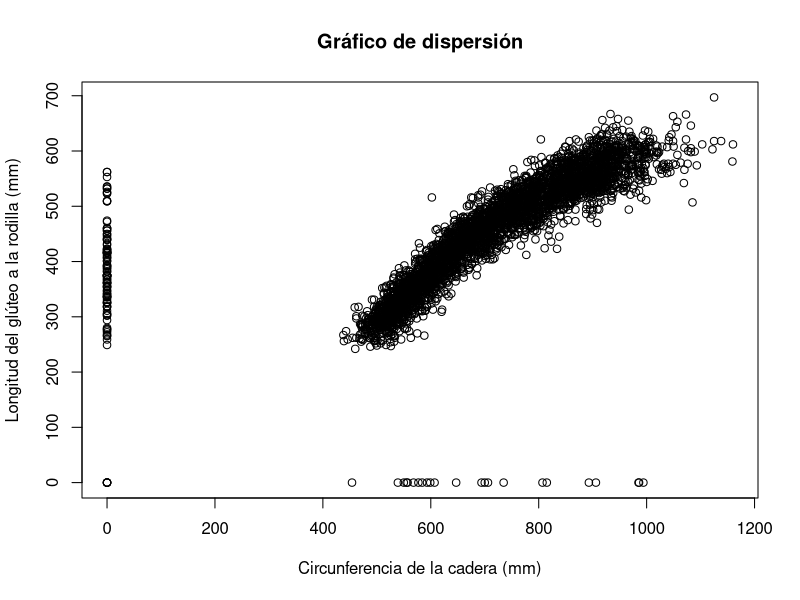
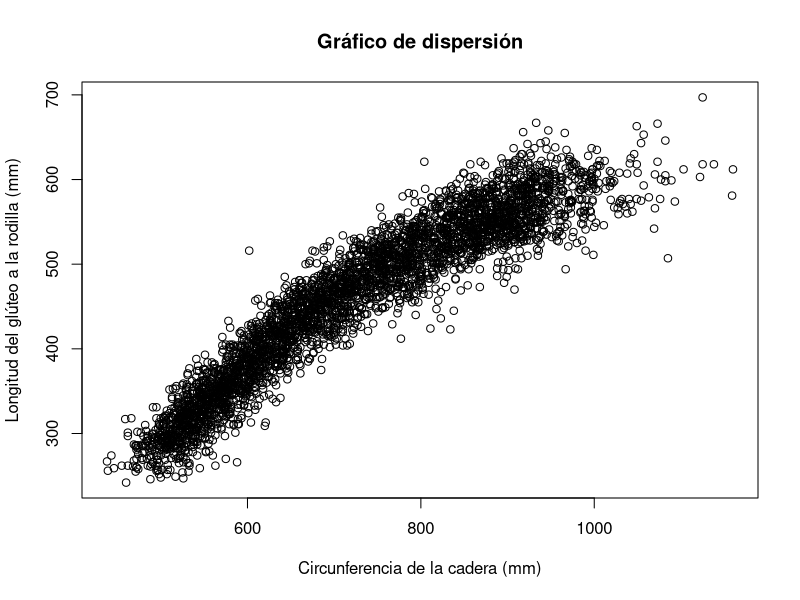
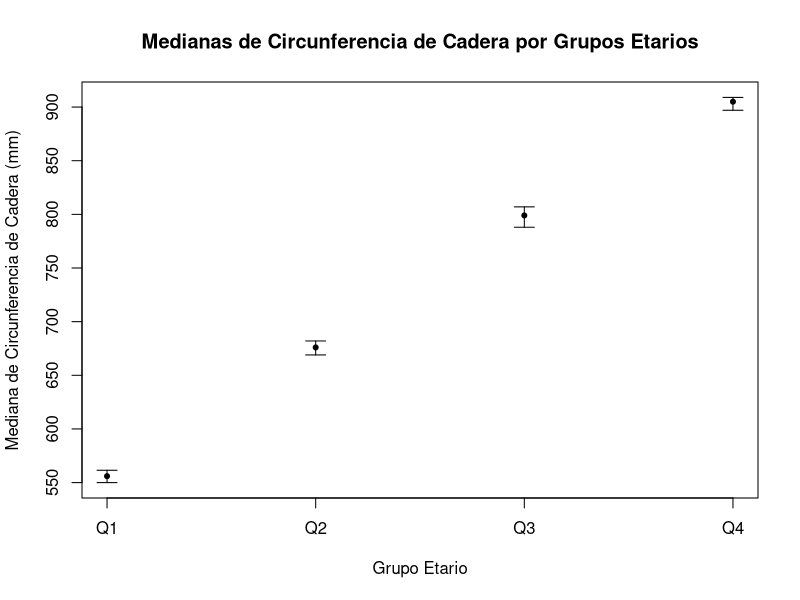
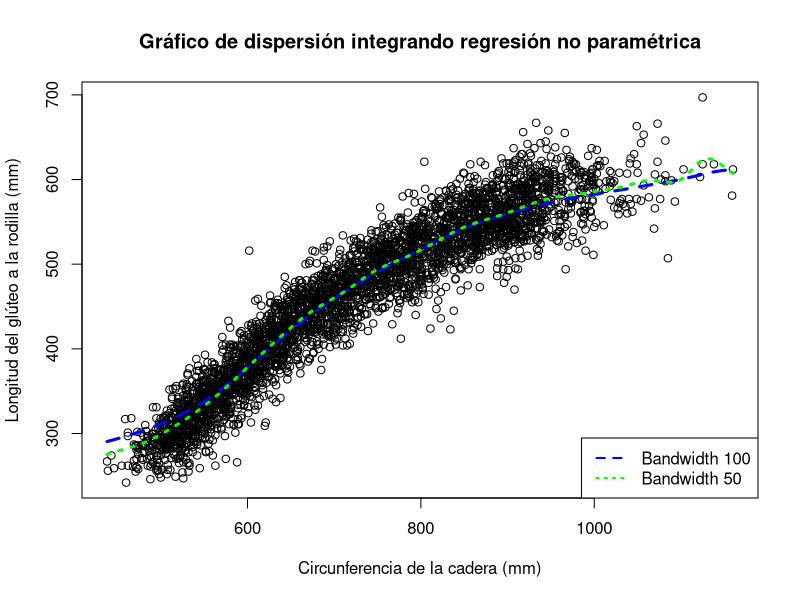
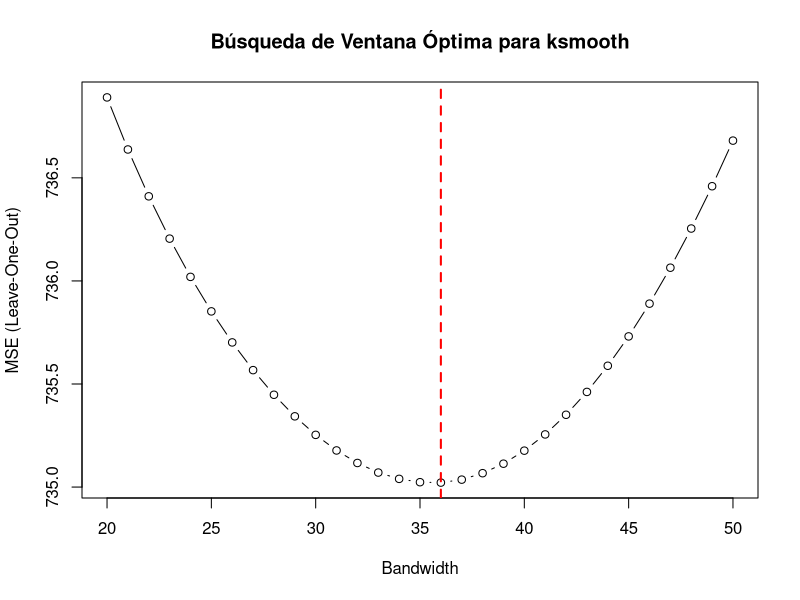
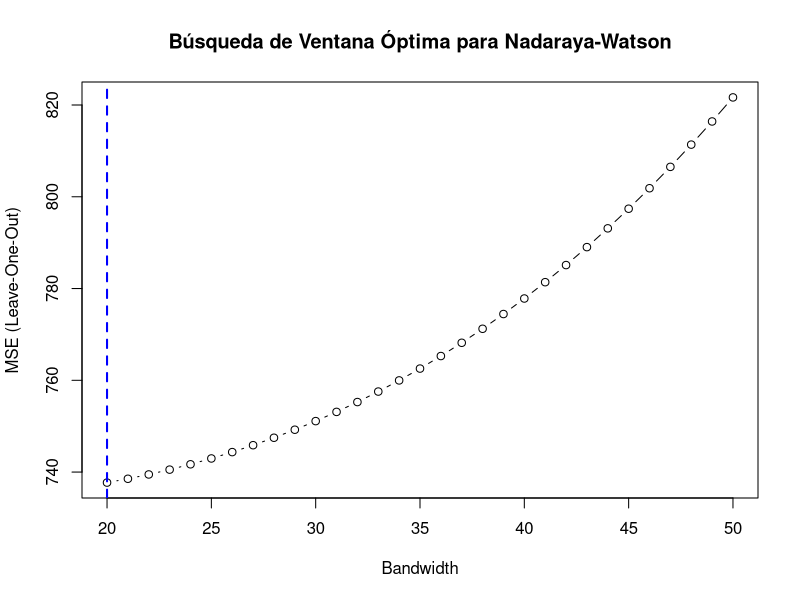
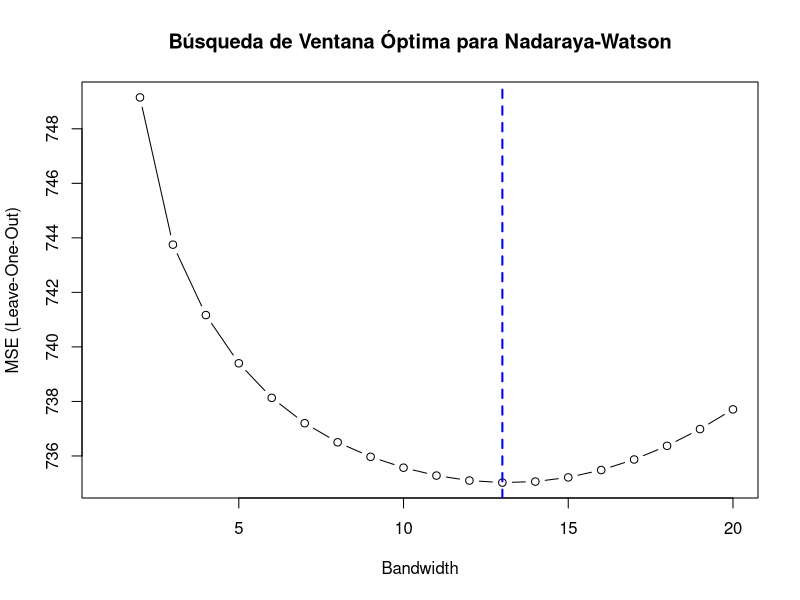
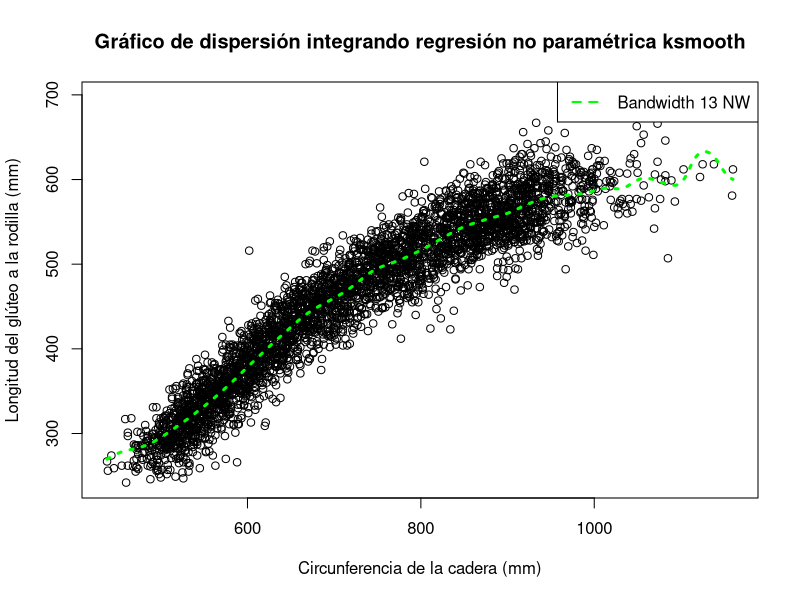

The R script that drew these images, in order: (Note: a time limit stopped this script after it produced the figures.)
## ---- chunk 1
knitr::opts_chunk$set(echo = TRUE)
rm(list=ls())
## ---- chunk 2
datos <- read.csv("individuals.csv", sep=";")
attach(datos)
## ---- chunk 3
plot(
  HIP.CIRCUMFERENCE, BUTTOCK.KNEE.LENGTH,
  main = "Gráfico de dispersión",
  xlab = "Circunferencia de la cadera (mm)", 
  ylab = "Longitud del glúteo a la rodilla (mm)"
)
## ---- chunk 4
plot(HIP.CIRCUMFERENCE[HIP.CIRCUMFERENCE != 0 & BUTTOCK.KNEE.LENGTH != 0],
     BUTTOCK.KNEE.LENGTH[HIP.CIRCUMFERENCE != 0 & BUTTOCK.KNEE.LENGTH != 0],
     main = "Gráfico de dispersión",
     xlab = "Circunferencia de la cadera (mm)",
     ylab = "Longitud del glúteo a la rodilla (mm)"
)
## ---- chunk 5
poblacion_femenina <- datos[SEX == 2, ]

poblacion_femenina <- poblacion_femenina[
  poblacion_femenina$HIP.CIRCUMFERENCE != 0 & poblacion_femenina$BUTTOCK.KNEE.LENGTH != 0,
  ]
## ---- chunk 6
quartiles <- quantile(poblacion_femenina$AGE.IN.MONTHS, probs = c(0.25, 0.5, 0.75))
poblacion_femenina$group <- cut(
  poblacion_femenina$AGE.IN.MONTHS, 
  breaks = c(-Inf, quartiles, Inf), 
  labels = c("Q1", "Q2", "Q3", "Q4")
)

ic_bootstrap <- function(data, n_bootstrap = 1000, conf_level = 0.95) {
  medians <- c()
  
  for (i in 1:n_bootstrap){
    medians <- c(medians, median(sample(data, replace = TRUE)))
  }

  lower_bound <- quantile(medians, (1 - conf_level) / 2)
  upper_bound <- quantile(medians, 1 - (1 - conf_level) / 2)
  list(median = median(data), lower = lower_bound, upper = upper_bound)
}

results <- lapply(
  split(poblacion_femenina$HIP.CIRCUMFERENCE, poblacion_femenina$group), ic_bootstrap
)

for (i in 1:4) {
  cat("Grupo", names(results)[i], "\n")
  cat("Mediana:", results[[i]]$median, "\n")
  cat("Intervalo de confianza:", results[[i]]$lower, "-", results[[i]]$upper, "\n\n")
}

## ---- chunk 7
groups <- names(results)

medians <- sapply(results, function(x) x$median)
lower_bounds <- sapply(results, function(x) x$lower)
upper_bounds <- sapply(results, function(x) x$upper)

plot(1:4, results$medians, ylim = range(c(lower_bounds, upper_bounds)), xaxt = "n",
     xlab = "Grupo Etario", ylab = "Mediana de Circunferencia de Cadera (mm)",
     main = "Medianas de Circunferencia de Cadera por Grupos Etarios")
axis(1, at = 1:4, labels = groups)
arrows(1:4, lower_bounds, 1:4, upper_bounds, angle = 90, code = 3, length = 0.1)
points(1:4, medians, pch=20)
## ---- chunk 8
X <- HIP.CIRCUMFERENCE[
  HIP.CIRCUMFERENCE != 0 & BUTTOCK.KNEE.LENGTH != 0
]
Y <- BUTTOCK.KNEE.LENGTH[
  HIP.CIRCUMFERENCE != 0 & BUTTOCK.KNEE.LENGTH != 0
]

plot(X, Y,
     main = "Gráfico de dispersión integrando regresión no paramétrica",
     xlab = "Circunferencia de la cadera (mm)",
     ylab = "Longitud del glúteo a la rodilla (mm)"
)
smooth_100 <- ksmooth(X, Y, kernel = "normal", bandwidth = 100)
smooth_50 <- ksmooth(X, Y, kernel = "normal", bandwidth = 50)

lines(smooth_100, col = "blue", lwd = 3, lty = 2)
lines(smooth_50, col = "green", lwd = 3, lty = 3)
legend("bottomright", legend = c("Bandwidth 100", "Bandwidth 50"), 
       col = c("blue", "green"), lty = c(2, 3), lwd = 2)
## ---- chunk 9
loo_mse <- function(bandwidth) {
  n <- length(X)
  mse <- 0
  
  for (i in 1:n) {
    X_train <- X[-i]
    Y_train <- Y[-i]
    smooth <- ksmooth(X_train, Y_train, kernel = "normal", bandwidth = bandwidth, x.points = X[i])
    mse <- mse + (Y[i] - smooth$y)^2
  }
  
  return(mse / n)
}

# Búsqueda de la ventana óptima en la grilla de 20 a 50 con paso 1
bandwidths <- 20:50
mse_values <- sapply(bandwidths, loo_mse)

optimal_bandwidth <- bandwidths[which.min(mse_values)]
plot(bandwidths, mse_values, type = "b", main = "Búsqueda de Ventana Óptima para ksmooth",
     xlab = "Bandwidth", ylab = "MSE (Leave-One-Out)")
abline(v = optimal_bandwidth, col = "red", lwd = 2, lty = 2)
## ---- chunk 10
cat("La ventana óptima obtenida es", optimal_bandwidth)
## ---- chunk 11
# Función para el estimador de Nadaraya-Watson
nwsmooth <- function(x, X, Y, h) {
  K <- function(u) dnorm(u)
  n <- length(X)
  m <- numeric(length(x))
  
  # Si x == X, weights_matrix corresponde a la matriz asociada con 
  # la transformación lineal de Nadaraya-Watson
  weights_matrix <- matrix(nrow = length(x), ncol = n)
  
  for (i in 1:length(x)) {
    weights_matrix[i, ] <- K((X - x[i]) / h)
    weights_matrix[i, ] <- weights_matrix[i, ] / sum(weights_matrix[i, ])
    m[i] <- sum(weights_matrix[i, ] * Y)
  }
  
  return(list(m = m, weights = weights_matrix))
}
## ---- chunk 12

loo_mse_nw <- function(bandwidth) {
  n <- length(X)
  nw_response <- nwsmooth(X, X, Y, bandwidth)
  Y_hat <- nw_response$m
  weights <- nw_response$weights
  mse <- 0
  
  for (i in 1:n){
    mse <- mse + (Y[i]-Y_hat[i])^2 / (1 - weights[i, i])^2
  }
  
  mse <- mse / n
  
  return(mse)
}

mse_values_nw <- sapply(bandwidths, loo_mse_nw)

optimal_bandwidth_nw <- bandwidths[which.min(mse_values_nw)]
plot(bandwidths, mse_values_nw, type = "b", main = "Búsqueda de Ventana Óptima para Nadaraya-Watson",
     xlab = "Bandwidth", ylab = "MSE (Leave-One-Out)")
abline(v = optimal_bandwidth_nw, col = "blue", lwd = 2, lty = 2)

## ---- chunk 13
bandwidths_nw <- 1:20
mse_values_nw <- sapply(bandwidths_nw, loo_mse_nw)

optimal_bandwidth_nw <- bandwidths_nw[which.min(mse_values_nw)]
plot(bandwidths_nw, mse_values_nw, type = "b", main = "Búsqueda de Ventana Óptima para Nadaraya-Watson",
     xlab = "Bandwidth", ylab = "MSE (Leave-One-Out)")
abline(v = optimal_bandwidth_nw, col = "blue", lwd = 2, lty = 2)
## ---- chunk 14
cat("La ventana óptima obtenida es", optimal_bandwidth_nw)
## ---- chunk 15
plot(X, Y,
     main = "Gráfico de dispersión integrando regresión no paramétrica ksmooth",
     xlab = "Circunferencia de la cadera (mm)",
     ylab = "Longitud del glúteo a la rodilla (mm)"
)

x <- seq(min(X), max(X), length.out = 2*length(X))
smooth_nw_opt <- nwsmooth(x, X, Y, optimal_bandwidth_nw)
lines(x, smooth_nw_opt$m, col = "green", lwd = 3, lty = 3)
legend("topright", legend = sprintf("Bandwidth %s NW", optimal_bandwidth_nw), 
       col = "green", lty = 2, lwd = 2)
## ---- chunk 16
smooth_opt <- ksmooth(X, Y, kernel = "normal", bandwidth = optimal_bandwidth)

fit_lm <- lm(Y ~ X)

plot(X, Y,
     main = "Gráfico de dispersión integrando regresión no paramétrica nwsmooth",
     xlab = "Circunferencia de la cadera (mm)",
     ylab = "Longitud del glúteo a la rodilla (mm)"
)

lines(smooth_opt, col = "red", lwd = 3, lty = 2)
lines(x, smooth_nw_opt$m, col = "blue", lwd = 3, lty = 3)
abline(fit_lm, col = "green", lwd = 3, lty = 4)
legend("bottomright", legend = c("ksmooth Óptimo", "Nadaraya-Watson Óptimo", "Mínimos Cuadrados"),
       col = c("red", "blue", "green"), lty = c(2, 3, 4), lwd = 2)
## ---- chunk 17
cat("R^2 modelo lineal", summary(fit_lm)$r.squared)

calcular_r2 <- function(Y_real, Y_hat_ksmooth){
  ss_total <- sum((Y_real - mean(Y))^2)
  ss_res_ksmooth <- sum((Y_real - Y_hat_ksmooth)^2)
  rsq <- 1 - (ss_res_ksmooth / ss_total)
  
  return(rsq)
}

## ---- chunk 18
smooth_nw_opt <- nwsmooth(X, X, Y, optimal_bandwidth_nw)
cat("R^2 NW", calcular_r2(Y, smooth_nw_opt$m))
## ---- chunk 19
cat("R^2 ksmooth", calcular_r2(sort(Y), smooth_opt$y))
## ---- chunk 20
linearsmooth <- function(x, X, Y, h){
  #' x: vector de valores en los que se evaluará el predictor
  #' X: vector de valores de la variable independiente
  #' Y: vector de valores de la variable dependiente
  #' h: ancho de la ventana

  K <- function(u) dnorm(u)
  n <- length(X)
  m <- numeric(length(x))
  
  weights_matrix <- matrix(nrow = n, ncol = n)
  
  for (i in 1:n) {
    weights_matrix[i, ] <- K((X - X[i]) / h)
    weights_matrix[i, ] <- weights_matrix[i, ] / sum(weights_matrix[i, ])
  }
  
  for (i in 1:length(x)) {
    X_design <- cbind(rep(1, n), X - x[i])
    M1 <- solve(t(X_design) %*% weights_matrix %*% X_design)
    M2 <- t(X_design) %*% weights_matrix
    coefs <- M1 %*% M2 %*% Y
    
    m[i] <- coefs[1]
  }
  
  return(m)
}

Y_pred <- linearsmooth(seq(min(X), max(X), length.out=500), X, Y, 13)
## ---- chunk 21
plot(X, Y,
     main = "Gráfico de dispersión integrando regresión no paramétrica linearsmooth",
     xlab = "Circunferencia de la cadera (mm)",
     ylab = "Longitud del glúteo a la rodilla (mm)"
)

lines(seq(min(X), max(X), length.out=500), Y_pred, col = "blue", lwd = 3, lty = 3)
